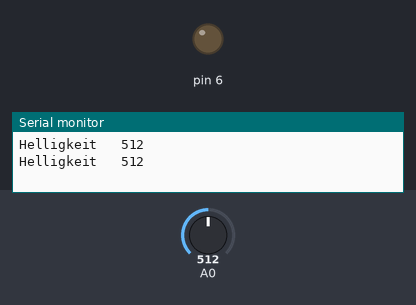
A sketch run on a simulated Arduino Uno, built with avr-gcc and run on an emulated ATmega328P. Shown: output pins drawn as LEDs (lit = HIGH), the last lines printed to the serial monitor. Inputs (shaded band) come from the test bench; at power-on: A0 = 512.

Above: at 1.8 s.
1.9 s: A0 set to 32
4.2 s: A0 set to 26
At 6.7 s:
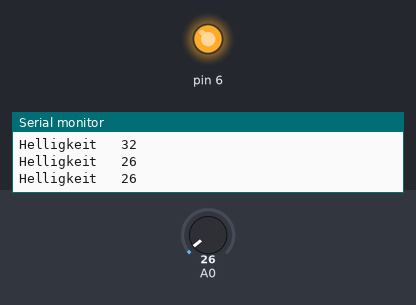
7.5 s: A0 set to 122
At 10.2 s:
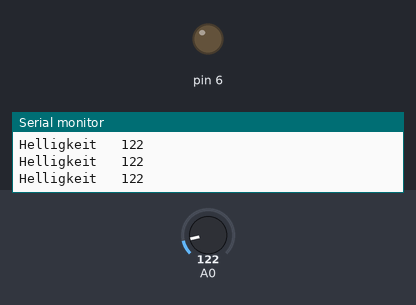
10.5 s: A0 set to 20
At 12.5 s:
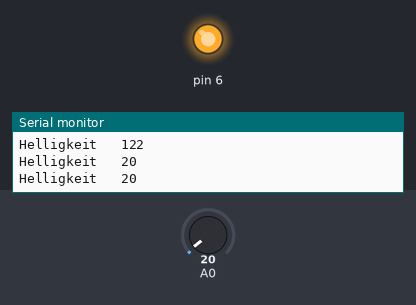
Timing chart, 0 to 14.0 s (numbered marks = the images above; inputs shaded):
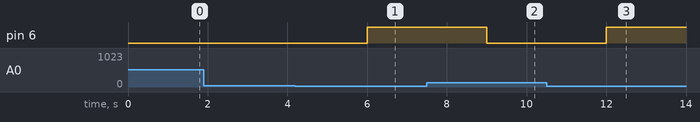

The sketch:

Senoren_261023_V1.1_NiclasHeinz.ino
```cpp
int licht;
int Lichtstaerke;
int zaehler = 0;

  void setup() {

  pinMode(6, OUTPUT);
  pinMode(A0, INPUT);
  Serial.begin(9600);

  // put your setup code here, to run once:

}

void loop() {//;
  licht = analogRead(A0);
  Serial.print("Helligkeit   ");
  Serial.println(licht);
  delay(1000);
  zaehler = zaehler + 1;

  if (licht > 30) {
    digitalWrite(6, LOW);
  }

  if (licht < 30) {
    digitalWrite(6, HIGH);
  }


  if (zaehler == 1000) {
    exit(0);
  }
  }
```

Measured:
- the behaviour switches between 30 and 29 on A0 (found by bisection; images 0 and 1)
- after the input at 4.2 s, pin 6: LOW → HIGH after 1.8 s
- after the input at 7.5 s, pin 6: HIGH → LOW after 1.5 s
- after the input at 10.5 s, pin 6: LOW → HIGH after 1.5 s
